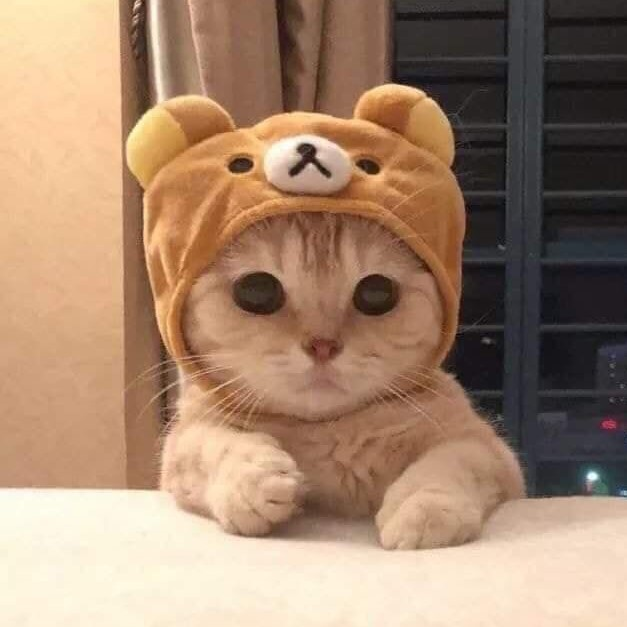
#> input picture opencv/basics/cat.jpg, 627 x 627 px
$ python opencv_flip.py
#> lines starting #> are read from the running program, lines starting #| are printed output that depends on the picture
import argparse
import cv2

parser = argparse.ArgumentParser()
parser.add_argument("-i", "--image", type=str, default="cat.jpg", help="path to input image")
args = vars(parser.parse_args())

image = cv2.imread(args["image"])
#> image is the input picture: shape (627, 627, 3); mean B, G, R 109.9, 133.5, 163.4
cv2.imshow("Original", image)

flipped = cv2.flip(image, 0)
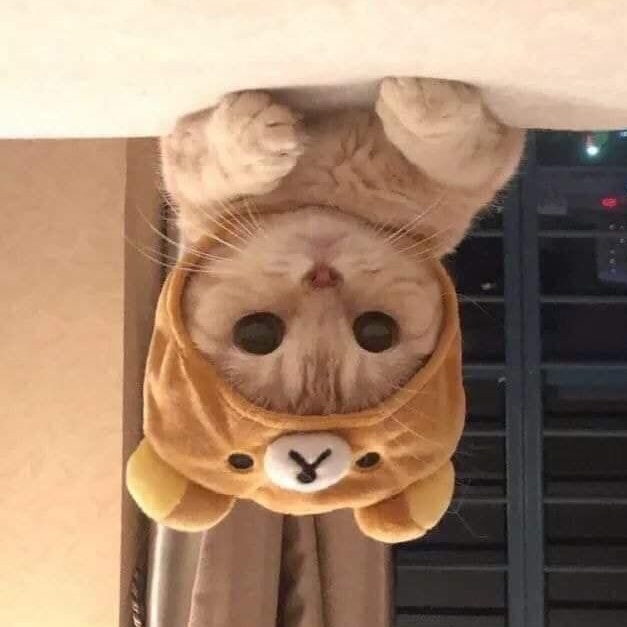
#> flipped: shape (627, 627, 3); mean B, G, R 109.9, 133.5, 163.4
cv2.imshow("Flipped vertically", flipped)

flipped = cv2.flip(image, 1)
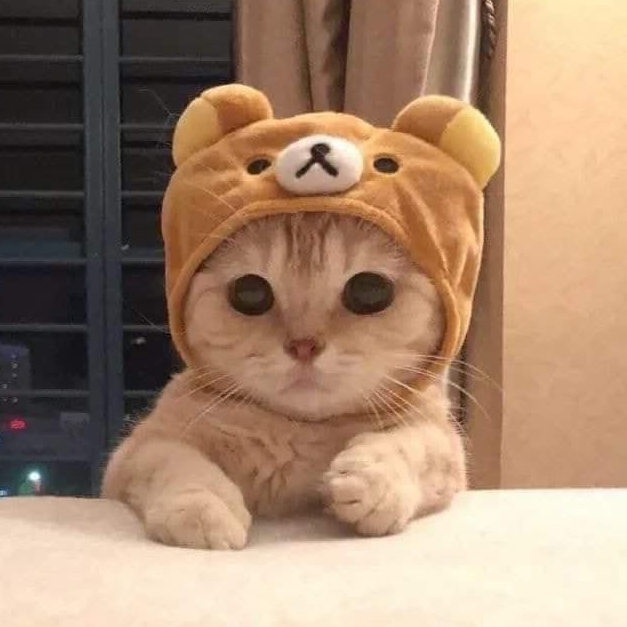
#> flipped: shape (627, 627, 3); mean B, G, R 109.9, 133.5, 163.4
cv2.imshow("Flipped horizontally", flipped)

flipped = cv2.flip(image, -1)
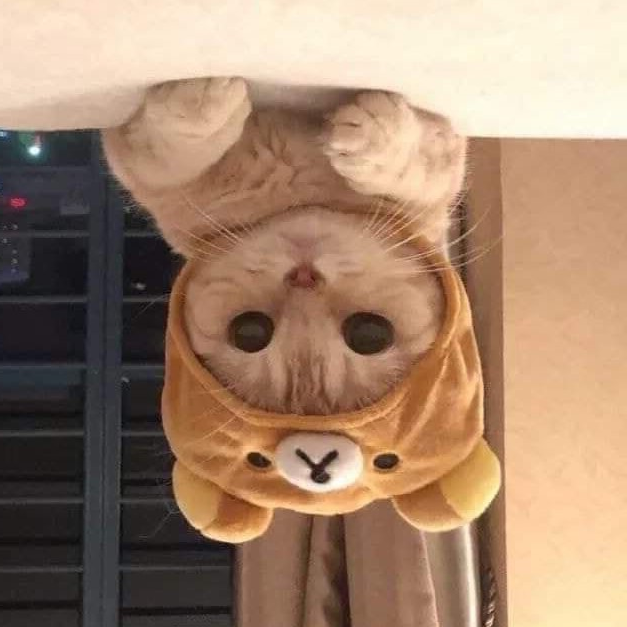
#> flipped: shape (627, 627, 3); mean B, G, R 109.9, 133.5, 163.4
cv2.imshow("Flipped both axes", flipped)

cv2.waitKey(0)
